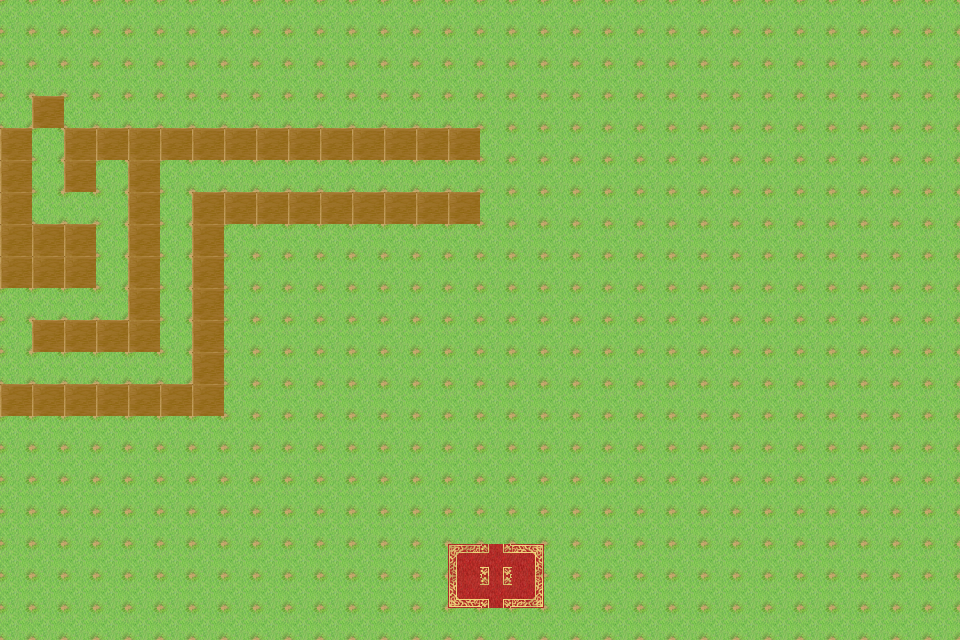

This is a level from a 2D game, rendered from its Tiled map with the project's own tilesets. A one-line summary and the map file follow, with tile-layer data summarised:
An orthogonal 30x20 tile map with 32x32 px tiles, 3 tile layers (bg, main, tools) and 2 objects (npc1, player).

<map version="1.10" tiledversion="1.10.2" orientation="orthogonal" renderorder="right-down" width="30" height="20" tilewidth="32" tileheight="32" infinite="0" nextlayerid="5" nextobjectid="3">
 <tileset firstgid="1" name="TileA2" tilewidth="32" tileheight="32" tilecount="192" columns="16">
  <image source="TileA2.png" width="512" height="384" />
 </tileset>
 <layer id="1" name="bg" width="30" height="20">
  <data>[600 cells, 600 non-empty, 1 distinct tile ids]</data>
 </layer>
 <layer id="2" name="main" width="30" height="20">
  <data>[600 cells, 54 non-empty, 1 distinct tile ids]</data>
 </layer>
 <layer id="3" name="tools" width="30" height="20">
  <data>[600 cells, 6 non-empty, 5 distinct tile ids]</data>
 </layer>
 <objectgroup id="4" name="object">
  <object id="1" name="npc1" x="822.392" y="105.675" width="14" height="18" />
  <object id="2" name="player" x="484" y="482" width="22" height="23" />
 </objectgroup>
</map>
